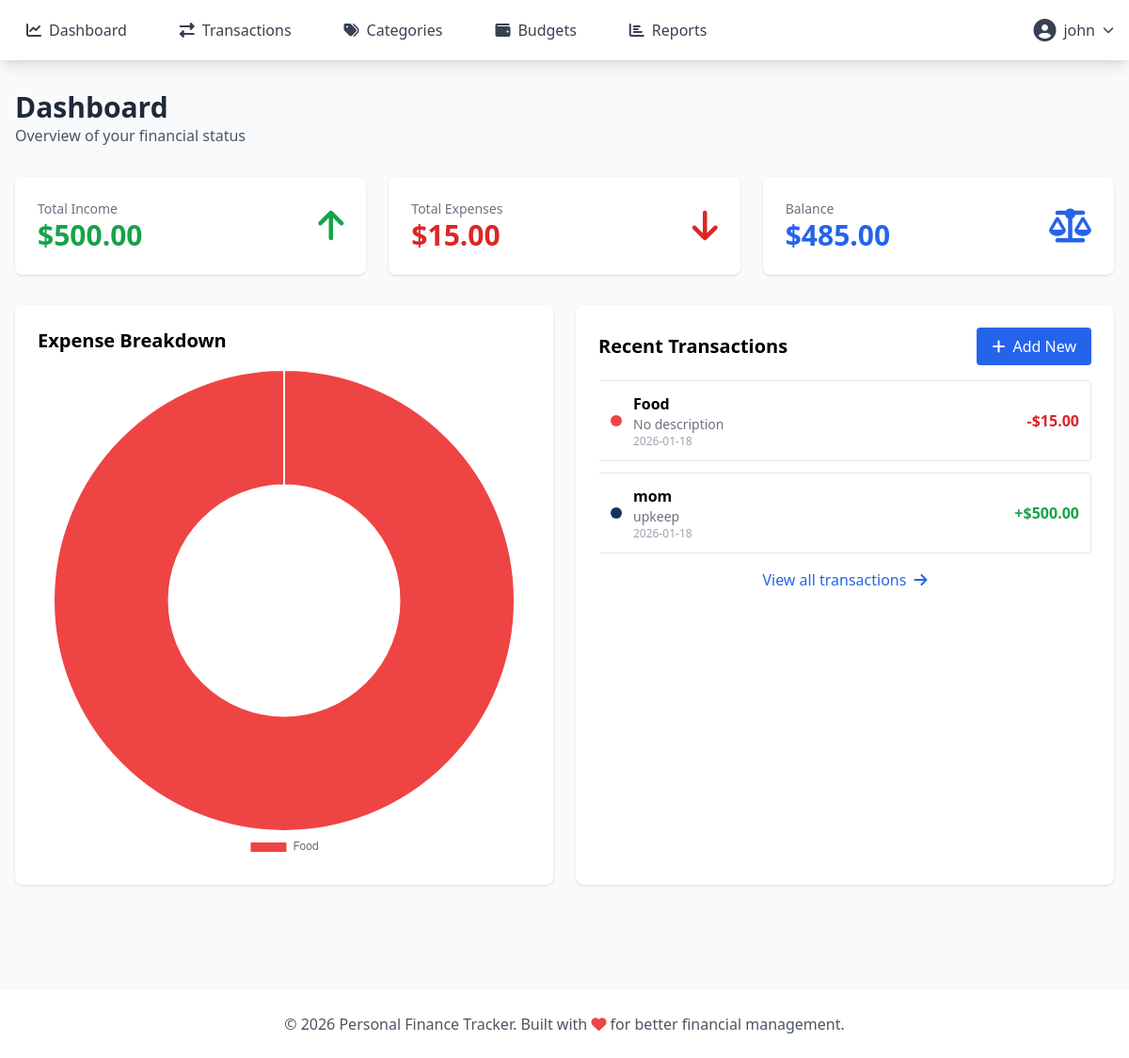
The app's page /dashboard (signed in) with its own data.
### tables this page shows
CREATE TABLE transactions (
            id INTEGER PRIMARY KEY AUTOINCREMENT,
            user_id INTEGER NOT NULL,
            category_id INTEGER NOT NULL,
            amount REAL NOT NULL,
            description TEXT,
            date DATE NOT NULL,
            created_at TIMESTAMP DEFAULT CURRENT_TIMESTAMP,
            FOREIGN KEY (user_id) REFERENCES users(id),
            FOREIGN KEY (category_id) REFERENCES categories(id)
        );

CREATE TABLE categories (
            id INTEGER PRIMARY KEY AUTOINCREMENT,
            user_id INTEGER NOT NULL,
            name TEXT NOT NULL,
            type TEXT NOT NULL CHECK(type IN ('income', 'expense')),
            color TEXT DEFAULT '#3B82F6',
            FOREIGN KEY (user_id) REFERENCES users(id),
            UNIQUE(user_id, name)
        );

### app.py (the view)
@app.route('/dashboard')
@login_required
def dashboard():
    user_id = session['user_id']
    conn = get_db()
    cursor = conn.cursor()
    current_month = datetime.now().strftime('%Y-%m')
    income = cursor.execute('''
        SELECT COALESCE(SUM(t.amount), 0) as total
        FROM transactions t
        JOIN categories c ON t.category_id = c.id
        WHERE t.user_id = ? AND c.type = 'income'
        AND strftime('%Y-%m', t.date) = ?
    ''', (user_id, current_month)).fetchone()['total']
    expenses = cursor.execute('''
        SELECT COALESCE(SUM(t.amount), 0) as total
        FROM transactions t
        JOIN categories c ON t.category_id = c.id
        WHERE t.user_id = ? AND c.type = 'expense'
        AND strftime('%Y-%m', t.date) = ?
    ''', (user_id, current_month)).fetchone()['total']
    transactions = cursor.execute('''
        SELECT t.*, c.name as category_name, c.type as category_type, c.color
        FROM transactions t
        JOIN categories c ON t.category_id = c.id
        WHERE t.user_id = ?
        ORDER BY t.date DESC, t.created_at DESC
        LIMIT 10
    ''', (user_id,)).fetchall()
    category_breakdown = cursor.execute('''
        SELECT c.name, c.color, SUM(t.amount) as total
        FROM transactions t
        JOIN categories c ON t.category_id = c.id
        WHERE t.user_id = ? AND c.type = 'expense'
        AND strftime('%Y-%m', t.date) = ?
        GROUP BY c.id
        ORDER BY total DESC
    ''', (user_id, current_month)).fetchall()
    conn.close()
    balance = income - expenses
    return render_template('dashboard.html',
                         income=income,
                         expenses=expenses,
                         balance=balance,
                         transactions=transactions,
                         category_breakdown=category_breakdown)

### app.py (called while the page is built)
def get_db():
    conn = sqlite3.connect(DATABASE)
    conn.row_factory = sqlite3.Row
    return conn

def login_required(f):
    @wraps(f)
    def decorated_function(*args, **kwargs):
        if 'user_id' not in session:
            flash('Please log in to access this page.', 'warning')
            return redirect(url_for('login'))
        return f(*args, **kwargs)
    return decorated_function

### templates/dashboard.html
{% extends "base.html" %}
{% block content %}
<div class="mb-8 fade-in">
    <h1 class="text-3xl font-bold text-gray-800">Dashboard</h1>
    <p class="text-gray-600">Overview of your financial status</p>
</div>
<div class="dashboard-grid grid grid-cols-1 md:grid-cols-3 gap-6 mb-8">
    <div class="stat-card bg-white rounded-lg shadow p-6">
        <div class="flex items-center justify-between">
            <div>
                <p class="text-gray-500 text-sm">Total Income</p>
                <p class="amount-display text-3xl font-bold text-green-600">${{ "%.2f"|format(income) }}</p>
            </div>
            <i class="icon fas fa-arrow-up text-4xl text-green-600"></i>
        </div>
    </div>
    <div class="stat-card bg-white rounded-lg shadow p-6">
        <div class="flex items-center justify-between">
            <div>
                <p class="text-gray-500 text-sm">Total Expenses</p>
                <p class="amount-display text-3xl font-bold text-red-600">${{ "%.2f"|format(expenses) }}</p>
            </div>
            <i class="icon fas fa-arrow-down text-4xl text-red-600"></i>
        </div>
    </div>
    <div class="stat-card bg-white rounded-lg shadow p-6">
        <div class="flex items-center justify-between">
            <div>
                <p class="text-gray-500 text-sm">Balance</p>
                <p class="amount-display text-3xl font-bold {% if balance >= 0 %}text-blue-600{% else %}text-red-600{% endif %}">
                    ${{ "%.2f"|format(balance) }}
                </p>
            </div>
            <i class="icon fas fa-balance-scale text-4xl text-blue-600"></i>
        </div>
    </div>
</div>
<div class="grid grid-cols-1 lg:grid-cols-2 gap-6 mb-8">
    <div class="card-hover bg-white rounded-lg shadow p-6">
        <h2 class="text-xl font-bold mb-4">Expense Breakdown</h2>
        {% if category_breakdown %}
        <div class="chart-container">
            <canvas id="categoryChart"></canvas>
        </div>
        {% else %}
        <p class="text-gray-500">No expense data for this month.</p>
        {% endif %}
    </div>
    <div class="card-hover bg-white rounded-lg shadow p-6">
        <div class="flex justify-between items-center mb-4">
            <h2 class="text-xl font-bold">Recent Transactions</h2>
            <a href="{{ url_for('add_transaction') }}" class="btn-primary bg-blue-600 text-white px-4 py-2 rounded hover:bg-blue-700">
                <i class="fas fa-plus mr-2"></i>Add New
            </a>
        </div>
        {% if transactions %}
        <div class="space-y-3">
            {% for t in transactions %}
            <div class="transaction-item stagger-item flex items-center justify-between p-3 border rounded hover:bg-gray-50">
                <div class="flex items-center space-x-3">
                    <div class="category-badge w-3 h-3 rounded-full" style="background-color: {{ t.color }};"></div>
                    <div>
                        <p class="font-semibold">{{ t.category_name }}</p>
                        <p class="text-sm text-gray-500">{{ t.description or 'No description' }}</p>
                        <p class="text-xs text-gray-400">{{ t.date }}</p>
                    </div>
                </div>
                <p class="amount-display font-bold {% if t.category_type == 'income' %}text-green-600{% else %}text-red-600{% endif %}">
                    {% if t.category_type == 'income' %}+{% else %}-{% endif %}${{ "%.2f"|format(t.amount) }}
                </p>
            </div>
            {% endfor %}
        </div>
        <div class="mt-4 text-center">
            <a href="{{ url_for('transactions') }}" class="text-blue-600 hover:underline transition-all">
                View all transactions <i class="fas fa-arrow-right ml-1"></i>
            </a>
        </div>
        {% else %}
        <div class="text-center py-8 text-gray-500 fade-in">
            <i class="fas fa-inbox text-5xl mb-4 icon-bounce"></i>
            <p>No transactions yet. Add your first transaction!</p>
        </div>
        {% endif %}
    </div>
</div>
{% endblock %}
{% block scripts %}
{% if category_breakdown %}
<script>
    const ctx = document.getElementById('categoryChart').getContext('2d');
    new Chart(ctx, {
        type: 'doughnut',
        data: {
            labels: [{% for cat in category_breakdown %}'{{ cat.name }}'{% if not loop.last %}, {% endif %}{% endfor %}],
            datasets: [{
                data: [{% for cat in category_breakdown %}{{ cat.total }}{% if not loop.last %}, {% endif %}{% endfor %}],
                backgroundColor: [{% for cat in category_breakdown %}'{{ cat.color }}'{% if not loop.last %}, {% endif %}{% endfor %}],
                borderWidth: 2,
                borderColor: '#fff'
            }]
        },
        options: {
            responsive: true,
            plugins: {
                legend: {
                    position: 'bottom'
                },
                tooltip: {
                    callbacks: {
                        label: function(context) {
                            let label = context.label || '';
                            if (label) {
                                label += ': ';
                            }
                            label += '$' + context.parsed.toFixed(2);
                            return label;
                        }
                    }
                }
            },
            animation: {
                duration: 1500,
                easing: 'easeInOutQuart'
            }
        }
    });
</script>
{% endif %}
{% endblock %}

### static/style.css (style rules this page uses)
.fade-in { animation: fadeIn 0.6s ease-out; }
.card-hover { transition: all 0.3s cubic-bezier(0.4, 0, 0.2, 1); position: relative; overflow: hidden; }
.card-hover::before { content: ''; position: absolute; top: 0; left: -100%; width: 100%; height: 100%; background: linear-gradient( 90deg, transparent, rgba(255, 255, 255, 0.2), transparent ); transition: left 0.5s; }
.stat-card { transition: all 0.3s ease; cursor: pointer; }
.stat-card .icon { transition: transform 0.3s ease; }
.btn-primary { position: relative; overflow: hidden; transition: all 0.3s ease; }
.btn-primary::before { content: ''; position: absolute; top: 50%; left: 50%; width: 0; height: 0; border-radius: 50%; background: rgba(255, 255, 255, 0.3); transform: translate(-50%, -50%); transition: width 0.6s, height 0.6s; }
.transaction-item { transition: all 0.3s cubic-bezier(0.4, 0, 0.2, 1); border-left: 3px solid transparent; }
.category-badge { transition: all 0.3s ease; cursor: pointer; }
.chart-container { animation: fadeIn 0.8s ease-out; }
html { scroll-behavior: smooth; }
.amount-display { font-variant-numeric: tabular-nums; transition: all 0.3s ease; }
.dashboard-grid > * { animation: fadeIn 0.5s ease-out backwards; }
.dashboard-grid > *:nth-child(1) { animation-delay: 0.1s; }
.dashboard-grid > *:nth-child(2) { animation-delay: 0.2s; }
.dashboard-grid > *:nth-child(3) { animation-delay: 0.3s; }
.stagger-item { animation: slideInRight 0.5s ease-out backwards; }
.stagger-item:nth-child(1) { animation-delay: 0.05s; }
.stagger-item:nth-child(2) { animation-delay: 0.1s; }

### records on screen
transactions: category_name "Food", description "No description", date "2026-01-18", amount "15.00"
transactions: category_name "mom", description "upkeep", date "2026-01-18", amount "500.00"

### other values on screen
{{ session.username }} "john"
{{ "%.2f"|format(income) }} "500.00"
{{ "%.2f"|format(expenses) }} "15.00"
{{ "%.2f"|format(balance) }} "485.00"
chart data {{ cat.name }} Food
